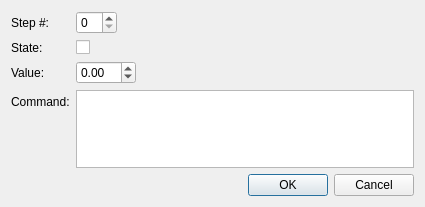
<?xml version="1.0" encoding="UTF-8"?>
<ui version="4.0">
 <class>mdtTtTestNodeUnitSetupDialog</class>
 <widget class="QDialog" name="mdtTtTestNodeUnitSetupDialog">
  <property name="geometry">
   <rect>
    <x>0</x>
    <y>0</y>
    <width>425</width>
    <height>207</height>
   </rect>
  </property>
  <property name="windowTitle">
   <string>Dialog</string>
  </property>
  <layout class="QFormLayout" name="formLayout">
   <property name="fieldGrowthPolicy">
    <enum>QFormLayout::ExpandingFieldsGrow</enum>
   </property>
   <item row="1" column="0">
    <widget class="QLabel" name="lbState">
     <property name="text">
      <string>State:</string>
     </property>
    </widget>
   </item>
   <item row="1" column="1">
    <widget class="QCheckBox" name="cbState">
     <property name="text">
      <string/>
     </property>
     <property name="tristate">
      <bool>true</bool>
     </property>
    </widget>
   </item>
   <item row="2" column="0">
    <widget class="QLabel" name="lbValue">
     <property name="text">
      <string>Value:</string>
     </property>
    </widget>
   </item>
   <item row="2" column="1">
    <widget class="QDoubleSpinBox" name="sbValue">
     <property name="specialValueText">
      <string>Null</string>
     </property>
     <property name="minimum">
      <double>-11.000000000000000</double>
     </property>
    </widget>
   </item>
   <item row="3" column="0">
    <widget class="QLabel" name="lbCommand">
     <property name="text">
      <string>Command:</string>
     </property>
    </widget>
   </item>
   <item row="3" column="1">
    <widget class="QPlainTextEdit" name="teCommand"/>
   </item>
   <item row="4" column="0" colspan="2">
    <widget class="QDialogButtonBox" name="buttonBox">
     <property name="orientation">
      <enum>Qt::Horizontal</enum>
     </property>
     <property name="standardButtons">
      <set>QDialogButtonBox::Cancel|QDialogButtonBox::Ok</set>
     </property>
    </widget>
   </item>
   <item row="0" column="1">
    <widget class="QSpinBox" name="sbStepNumber"/>
   </item>
   <item row="0" column="0">
    <widget class="QLabel" name="lbStepNumber">
     <property name="text">
      <string>Step #:</string>
     </property>
    </widget>
   </item>
  </layout>
 </widget>
 <resources/>
 <connections>
  <connection>
   <sender>buttonBox</sender>
   <signal>accepted()</signal>
   <receiver>mdtTtTestNodeUnitSetupDialog</receiver>
   <slot>accept()</slot>
   <hints>
    <hint type="sourcelabel">
     <x>248</x>
     <y>254</y>
    </hint>
    <hint type="destinationlabel">
     <x>157</x>
     <y>274</y>
    </hint>
   </hints>
  </connection>
  <connection>
   <sender>buttonBox</sender>
   <signal>rejected()</signal>
   <receiver>mdtTtTestNodeUnitSetupDialog</receiver>
   <slot>reject()</slot>
   <hints>
    <hint type="sourcelabel">
     <x>316</x>
     <y>260</y>
    </hint>
    <hint type="destinationlabel">
     <x>286</x>
     <y>274</y>
    </hint>
   </hints>
  </connection>
 </connections>
</ui>
